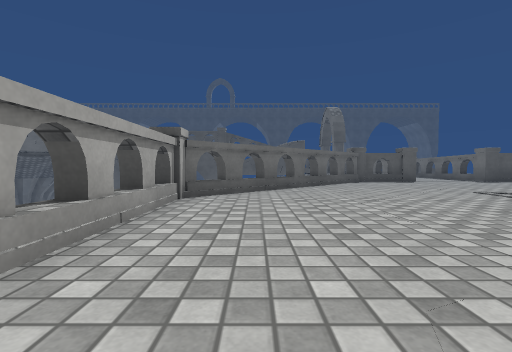
view 1 (above)

17 first-person views from a walk through a 3-D level made in the Unity game engine. The camera is 0.64 m above the floor, tilts 2° down and sees 85° across. The floor is counted in squares, 1 m on a side. Each view is taken from the middle of a square. On the plan, view 1 faces up. The plan holds only what a view shows up to about 9 squares ahead; the rest is blank. The place goes on beyond the plan. Surface patterns are stand-ins for the level's own textures.

view 2
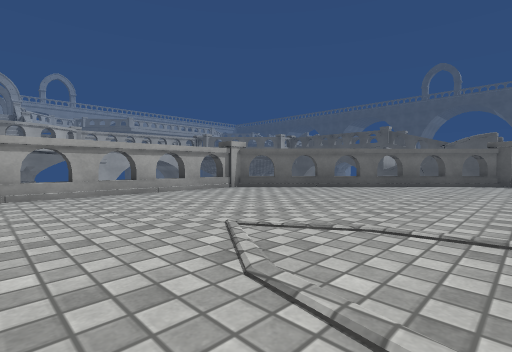

view 3
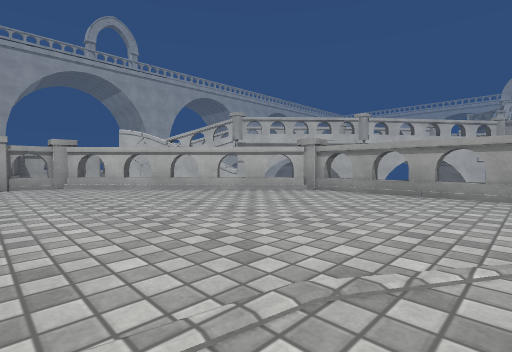

view 4
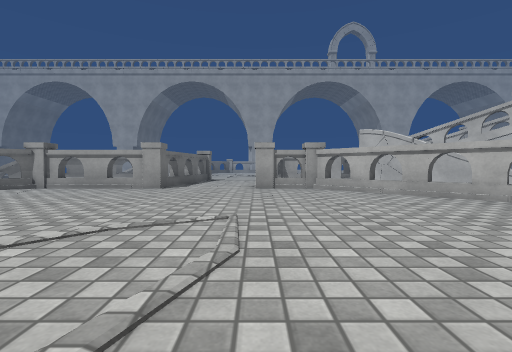

view 5
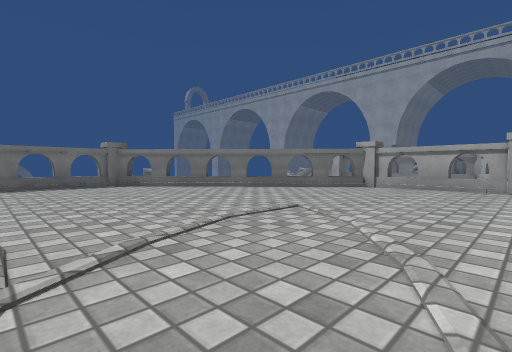

view 6
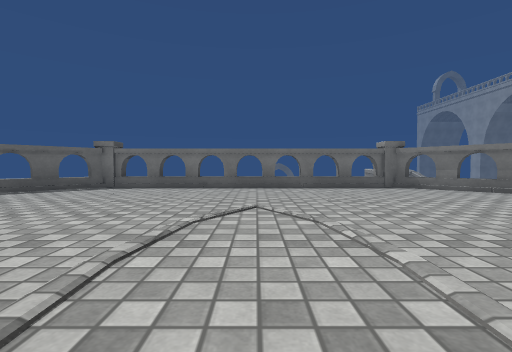

view 7
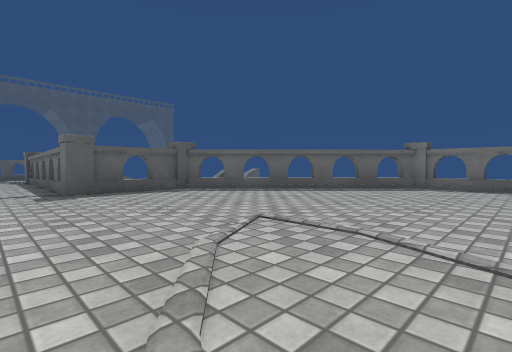

view 8
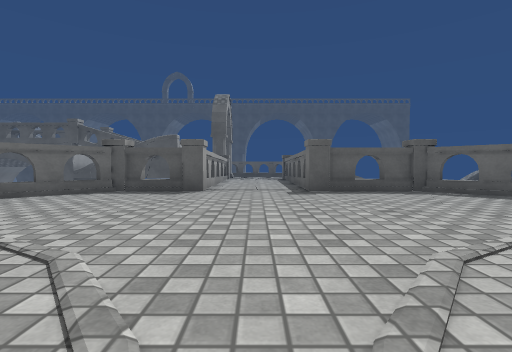

view 9
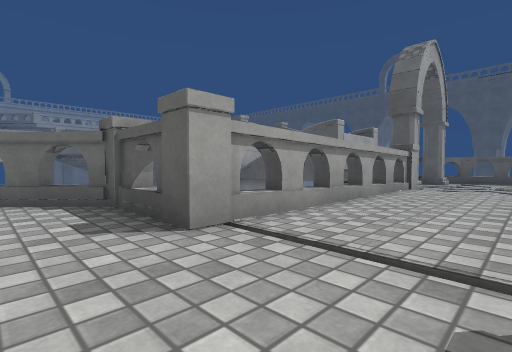

view 10
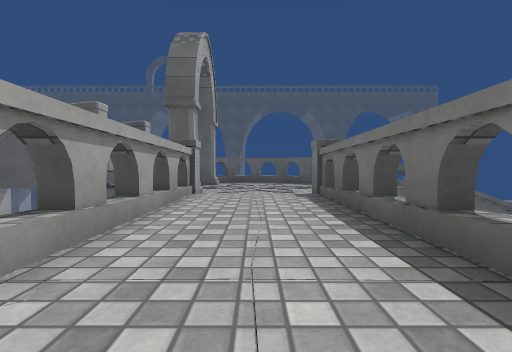

view 11
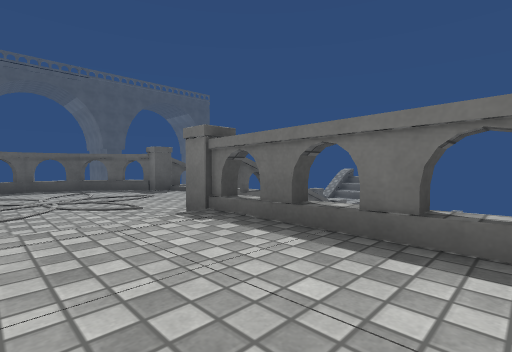

view 12
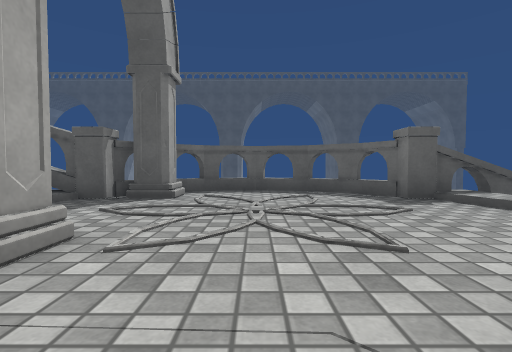

view 13
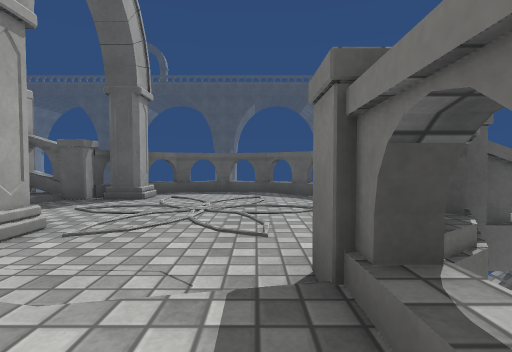

view 14
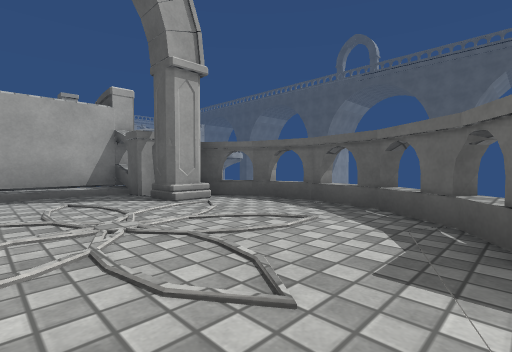

view 15
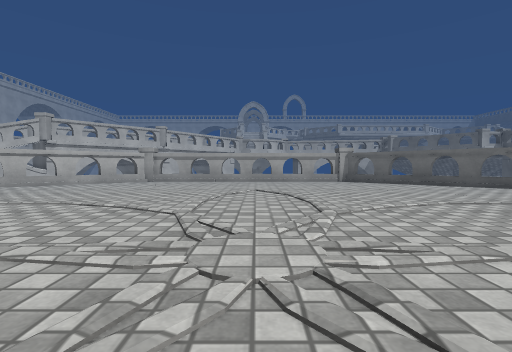

view 16
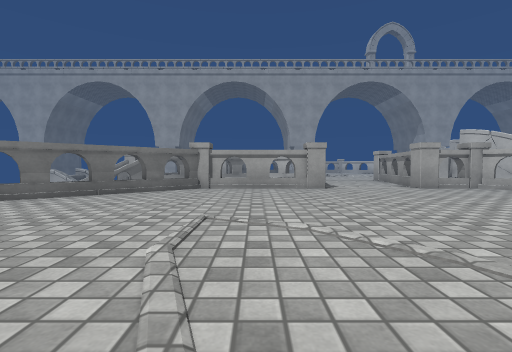

view 17
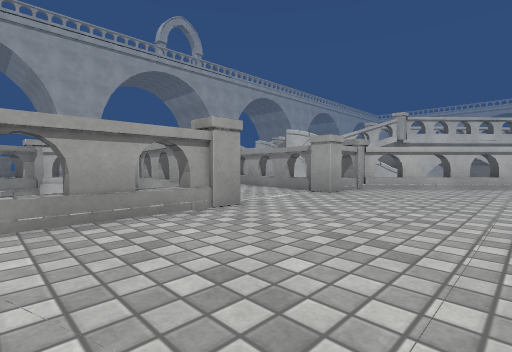

### Floor plan
Points are (right, up) in squares from view 1. A wall is a line through its corners. A room is listed if a view was taken in it or the views show most of it. See-through windows are left out.
Room 1 (views 1, 2, 3, 4, 5, 6, 7, 8, 9, 10, 11, 12, 13, 14, 15, 16, 17)
walls: (-1.6, 5.9) (-1.6, -2.4) (3.3, -7.6) (5, -7.6) (5, -8.1); (6.5, 19.1) (6.5, 11.5) (4.2, 11.5) (-1.5, 5.7); (7.9, -8) (7.9, -7.6) (11.6, -7.6) (17.5, -2.2) (17.5, 6.6) (12.5, 11.5) (9.5, 11.5) (9.5, 19.1); (4.8, -8.1) (4.5, -10.3); (6.2, 20.5) (6.2, 19.8); (13.1, 23.5) (11, 23.5) (11, 23.7) (10.4, 24.6) (9.4, 25.3) (8, 25.5) (6.7, 25.3) (5.5, 24.4) (5, 23.8); (6.2, 24.4) (6.2, 23.5) (3.5, 23.5); (3.5, 24) (3.5, 20.5)
low walls: (6.5, 20.5) (6.5, 19.6); (4.3, 22.4) (4.3, 22) (4.3, 21.6); (6.5, 24.4) (6.5, 23.5)

Positions as (right, up) in squares from view 1, and headings:
1: (0, 0), facing up
2: (5, 0), facing up-left
3: (5, 2), facing down-left
4: (5, 1), facing down
5: (8, 1), facing down-right
6: (9, 2), facing right
7: (8, 4), facing up-right
8: (8, 4), facing up
9: (9, 10), facing up-left
10: (8, 12), facing up
11: (7, 15), facing up-right
12: (8, 18), facing up
13: (9, 17), facing up
14: (11, 21), facing up-left
15: (10, 2), facing left
16: (10, 1), facing down
17: (11, -4), facing down-left
